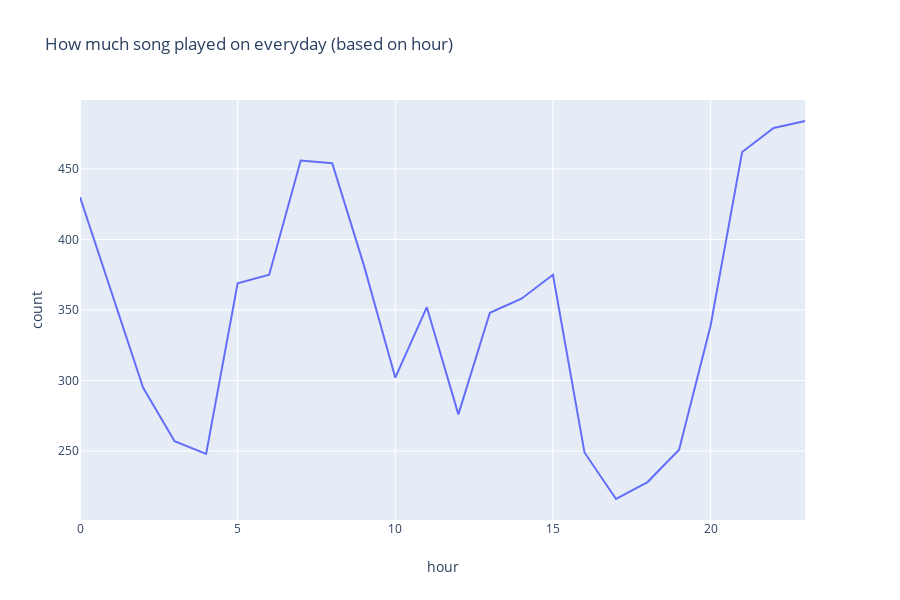

The notebook cell saved with this chart:
### Code cell
#using plotly express
px.line(songs_in_hour_pd, 'hour', 'count', title="How much song played on everyday (based on hour)")

### Figure 1 — Plotly figure (JSON) as saved in the notebook; plotly's stock layout.template omitted (floating-point values rounded to 4 significant figures)
{"data": [{"hoverlabel": {"namelength": 0}, "hovertemplate": "hour=%{x}<br>count=%{y}", "legendgroup": "", "line": {"color": "#636efa", "dash": "solid"}, "mode": "lines", "name": "", "showlegend": false, "type": "scatter", "x": ["0", "1", "2", "3", "4", "5", "6", "7", "8", "9", "10", "11", "12", "13", "14", "15", "16", "17", "18", "19", "20", "21", "22", "23"], "xaxis": "x", "y": [430, 362, 295, 257, 248, 369, 375, 456, 454, 382, 302, 352, 276, 348, 358, 375, 249, 216, 228, 251, 339, 462, 479, 484], "yaxis": "y"}], "layout": {"height": 600, "legend": {"tracegroupgap": 0}, "title": {"text": "How much song played on everyday (based on hour)"}, "xaxis": {"anchor": "y", "domain": [0, 0.98], "title": {"text": "hour"}}, "yaxis": {"anchor": "x", "domain": [0, 1], "title": {"text": "count"}}}}
